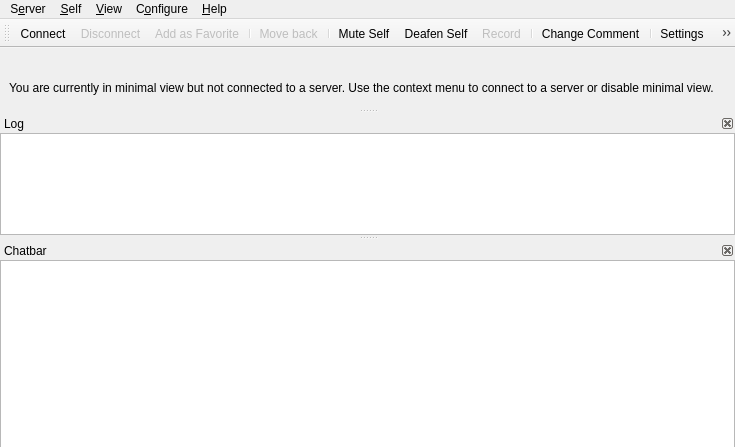
<?xml version="1.0" encoding="UTF-8"?>
<ui version="4.0">
 <class>MainWindow</class>
 <widget class="QMainWindow" name="MainWindow">
  <property name="geometry">
   <rect>
    <x>0</x>
    <y>0</y>
    <width>735</width>
    <height>435</height>
   </rect>
  </property>
  <property name="windowTitle">
   <string>Mumble</string>
  </property>
  <property name="dockOptions">
   <set>QMainWindow::AllowNestedDocks|QMainWindow::AnimatedDocks</set>
  </property>
  <property name="unifiedTitleAndToolBarOnMac">
   <bool>true</bool>
  </property>
  <widget class="UserView" name="qtvUsers">
   <property name="contextMenuPolicy">
    <enum>Qt::CustomContextMenu</enum>
   </property>
   <property name="acceptDrops">
    <bool>true</bool>
   </property>
   <property name="dragEnabled">
    <bool>true</bool>
   </property>
   <property name="rootIsDecorated">
    <bool>false</bool>
   </property>
   <property name="uniformRowHeights">
    <bool>true</bool>
   </property>
   <property name="headerHidden">
    <bool>true</bool>
   </property>
   <attribute name="headerVisible">
    <bool>false</bool>
   </attribute>
  </widget>
  <widget class="QMenuBar" name="menubar">
   <property name="geometry">
    <rect>
     <x>0</x>
     <y>0</y>
     <width>735</width>
     <height>32</height>
    </rect>
   </property>
   <widget class="QMenu" name="qmConfig">
    <property name="title">
     <string>C&amp;onfigure</string>
    </property>
    <addaction name="qaConfigDialog"/>
   </widget>
   <widget class="QMenu" name="qmHelp">
    <property name="title">
     <string>&amp;Help</string>
    </property>
    <addaction name="qaHelpWhatsThis"/>
    <addaction name="separator"/>
    <addaction name="qaHelpAbout"/>
    <addaction name="qaHelpAboutQt"/>
    <addaction name="separator"/>
    <addaction name="qaHelpVersionCheck"/>
   </widget>
   <widget class="QMenu" name="qmServer">
    <property name="title">
     <string>S&amp;erver</string>
    </property>
   </widget>
   <widget class="QMenu" name="qmSelf">
    <property name="title">
     <string>&amp;Self</string>
    </property>
    <addaction name="qaAudioMute"/>
    <addaction name="qaAudioDeaf"/>
    <addaction name="qaSelfPrioritySpeaker"/>
    <addaction name="separator"/>
    <addaction name="qaRecording"/>
    <addaction name="separator"/>
    <addaction name="qaSelfComment"/>
    <addaction name="qaServerTexture"/>
    <addaction name="qaServerTextureRemove"/>
    <addaction name="separator"/>
    <addaction name="qaSelfRegister"/>
    <addaction name="qaAudioStats"/>
   </widget>
   <widget class="QMenu" name="qmView">
    <property name="title">
     <string>&amp;View</string>
    </property>
    <addaction name="qaToggleFullScreen"/>
   </widget>
   <addaction name="qmServer"/>
   <addaction name="qmSelf"/>
   <addaction name="qmView"/>
   <addaction name="qmConfig"/>
   <addaction name="qmHelp"/>
   
  </widget>
  <widget class="QDockWidget" name="qdwLog">
   <property name="minimumSize">
    <size>
     <width>250</width>
     <height>121</height>
    </size>
   </property>
   <property name="features">
    <set>QDockWidget::DockWidgetClosable|QDockWidget::DockWidgetMovable</set>
   </property>
   <property name="windowTitle">
    <string>Log</string>
   </property>
   <attribute name="dockWidgetArea">
    <number>1</number>
   </attribute>
   <widget class="LogTextBrowser" name="qteLog">
    <property name="contextMenuPolicy">
     <enum>Qt::CustomContextMenu</enum>
    </property>
    <property name="whatsThis">
     <string>This shows all recent activity. Connecting to servers, errors and information messages all show up here.&lt;br /&gt;To configure exactly which messages show up here, use the &lt;b&gt;Settings&lt;/b&gt; command from the menu.</string>
    </property>
    <property name="accessibleName">
     <string>Activity log</string>
    </property>
    <property name="openLinks">
     <bool>false</bool>
    </property>
   </widget>
  </widget>
  <widget class="QDockWidget" name="qdwChat">
   <property name="sizePolicy">
    <sizepolicy hsizetype="Preferred" vsizetype="Preferred">
     <horstretch>0</horstretch>
     <verstretch>0</verstretch>
    </sizepolicy>
   </property>
   <property name="toolTip">
    <string/>
   </property>
   <property name="whatsThis">
    <string>This is the chatbar&lt;br /&gt;If you enter text here and then press enter the text is sent to the user or channel that was selected. If nothing is selected the message is sent to your current channel.</string>
   </property>
   <property name="features">
    <set>QDockWidget::DockWidgetClosable|QDockWidget::DockWidgetMovable</set>
   </property>
   <property name="windowTitle">
    <string>Chatbar</string>
   </property>
   <attribute name="dockWidgetArea">
    <number>1</number>
   </attribute>
   <widget class="ChatbarTextEdit" name="qteChat">
    <property name="sizePolicy">
     <sizepolicy hsizetype="Expanding" vsizetype="MinimumExpanding">
      <horstretch>0</horstretch>
      <verstretch>0</verstretch>
     </sizepolicy>
    </property>
    <property name="maximumSize">
     <size>
      <width>16777215</width>
      <height>16777215</height>
     </size>
    </property>
    <property name="accessibleName">
     <string>Enter chat message</string>
    </property>
    <property name="acceptRichText">
     <bool>false</bool>
    </property>
   </widget>
  </widget>
  <widget class="QToolBar" name="qtIconToolbar">
   <property name="windowTitle">
    <string>Icon Toolbar</string>
   </property>
   <attribute name="toolBarArea">
    <enum>TopToolBarArea</enum>
   </attribute>
   <attribute name="toolBarBreak">
    <bool>false</bool>
   </attribute>
   <addaction name="qaServerConnect"/>
   <addaction name="qaServerDisconnect"/>
   <addaction name="qaServerAddToFavorites"/>
   <addaction name="separator"/>
   <addaction name="qaMoveBack"/>
   <addaction name="separator"/>
   <addaction name="qaAudioMute"/>
   <addaction name="qaAudioDeaf"/>
   <addaction name="qaRecording"/>
   <addaction name="separator"/>
   <addaction name="qaSelfComment"/>
   <addaction name="separator"/>
   <addaction name="qaConfigDialog"/>
   <addaction name="separator"/>
   <addaction name="qaFilterToggle"/>
   <addaction name="separator"/>
   <addaction name="qaSearch"/>
  </widget>
  <widget class="QDockWidget" name="qdwMinimalViewNote">
   <property name="sizePolicy">
    <sizepolicy hsizetype="Expanding" vsizetype="Fixed">
     <horstretch>0</horstretch>
     <verstretch>0</verstretch>
    </sizepolicy>
   </property>
   <property name="floating">
    <bool>false</bool>
   </property>
   <property name="features">
    <set>QDockWidget::NoDockWidgetFeatures</set>
   </property>
   <property name="allowedAreas">
    <set>Qt::AllDockWidgetAreas</set>
   </property>
   <attribute name="dockWidgetArea">
    <number>4</number>
   </attribute>
   <widget class="QWidget" name="dockWidgetContents">
    <layout class="QHBoxLayout" name="horizontalLayout">
     <property name="spacing">
      <number>0</number>
     </property>
     <property name="topMargin">
      <number>0</number>
     </property>
     <property name="bottomMargin">
      <number>0</number>
     </property>
     <item>
      <widget class="QLabel" name="label">
       <property name="sizePolicy">
        <sizepolicy hsizetype="Expanding" vsizetype="Fixed">
         <horstretch>0</horstretch>
         <verstretch>0</verstretch>
        </sizepolicy>
       </property>
       <property name="text">
        <string>You are currently in minimal view but not connected to a server. Use the context menu to connect to a server or disable minimal view.</string>
       </property>
       <property name="wordWrap">
        <bool>true</bool>
       </property>
      </widget>
     </item>
    </layout>
   </widget>
  </widget>
  <action name="qaQuit">
   <property name="text">
    <string>&amp;Quit Mumble</string>
   </property>
   <property name="toolTip">
    <string>Closes the program</string>
   </property>
   <property name="whatsThis">
    <string>Exits the application.</string>
   </property>
   <property name="menuRole">
    <enum>QAction::QuitRole</enum>
   </property>
   <property name="shortcut">
    <string>Ctrl+Q</string>
   </property>
  </action>
  <action name="qaServerConnect">
   <property name="icon">
    <iconset>
     <normaloff>skin:categories/applications-internet.svg</normaloff>skin:categories/applications-internet.svg</iconset>
   </property>
   <property name="text">
    <string>&amp;Connect...</string>
   </property>
   <property name="toolTip">
    <string>Open the server connection dialog</string>
   </property>
   <property name="whatsThis">
    <string>Shows a dialog of registered servers, and also allows quick-connect.</string>
   </property>
   <property name="iconVisibleInMenu">
    <bool>true</bool>
   </property>
  </action>
  <action name="qaServerDisconnect">
   <property name="enabled">
    <bool>false</bool>
   </property>
   <property name="text">
    <string>&amp;Disconnect</string>
   </property>
   <property name="icon">
    <iconset>
     <normaloff>skin:disconnect.svg</normaloff>skin:disconnect.svg</iconset>
   </property>
   <property name="toolTip">
    <string>Disconnect from server</string>
   </property>
   <property name="whatsThis">
    <string>Disconnects you from the server.</string>
   </property>
  </action>
  <action name="qaServerAddToFavorites">
   <property name="enabled">
    <bool>false</bool>
   </property>
   <property name="icon">
    <iconset>
     <normaloff>skin:emblems/emblem-favorite.svg</normaloff>skin:emblems/emblem-favorite.svg</iconset>
   </property>
   <property name="text">
    <string>Add as &amp;Favorite</string>
   </property>
   <property name="toolTip">
    <string>Add current server as favorite</string>
   </property>
   <property name="whatsThis">
    <string>This adds the server you are currently connected to as favorite to the known connections.</string>
   </property>
  </action>
  <action name="qaServerBanList">
   <property name="enabled">
    <bool>false</bool>
   </property>
   <property name="text">
    <string>&amp;Ban List</string>
   </property>
   <property name="toolTip">
    <string>Edit ban list on server</string>
   </property>
   <property name="whatsThis">
    <string>This lets you edit the server-side IP ban list.</string>
   </property>
  </action>
  <action name="qaServerInformation">
   <property name="enabled">
    <bool>false</bool>
   </property>
   <property name="icon">
    <iconset>
     <normaloff>skin:Information_icon.svg</normaloff>skin:Information_icon.svg</iconset>
   </property>
   <property name="text">
    <string>&amp;Information</string>
   </property>
   <property name="toolTip">
    <string>Show information about the server connection</string>
   </property>
   <property name="whatsThis">
    <string>This will show extended information about the connection to the server.</string>
   </property>
   <property name="iconVisibleInMenu">
    <bool>true</bool>
   </property>
  </action>
  <action name="qaUserKick">
   <property name="text">
    <string>&amp;Kick...</string>
   </property>
   <property name="toolTip">
    <string>Kick user (with reason)</string>
   </property>
   <property name="whatsThis">
    <string>Kick selected user off server. You'll be asked to specify a reason.</string>
   </property>
  </action>
  <action name="qaUserMute">
   <property name="checkable">
    <bool>true</bool>
   </property>
   <property name="text">
    <string>&amp;Mute</string>
   </property>
   <property name="toolTip">
    <string>Mute user</string>
   </property>
   <property name="whatsThis">
    <string>Mute or unmute user on server. Unmuting a deafened user will also undeafen them.</string>
   </property>
  </action>
  <action name="qaUserBan">
   <property name="text">
    <string>&amp;Ban...</string>
   </property>
   <property name="toolTip">
    <string>Kick and ban user (with reason)</string>
   </property>
   <property name="whatsThis">
    <string>Kick and ban selected user from server. You'll be asked to specify a reason.</string>
   </property>
  </action>
  <action name="qaUserDeaf">
   <property name="checkable">
    <bool>true</bool>
   </property>
   <property name="text">
    <string>&amp;Deafen</string>
   </property>
   <property name="toolTip">
    <string>Deafen user</string>
   </property>
   <property name="whatsThis">
    <string>Deafen or undeafen user on server. Deafening a user will also mute them.</string>
   </property>
  </action>
  <action name="qaUserLocalIgnore">
   <property name="checkable">
    <bool>true</bool>
   </property>
   <property name="text">
    <string>Ig&amp;nore Messages</string>
   </property>
   <property name="toolTip">
    <string>Locally ignore user's text chat messages.</string>
   </property>
   <property name="whatsThis">
    <string>Silently drops all text messages from the user.</string>
   </property>
  </action>
  <action name="qaUserLocalMute">
   <property name="checkable">
    <bool>true</bool>
   </property>
   <property name="text">
    <string>&amp;Local Mute</string>
   </property>
   <property name="toolTip">
    <string>Mute user locally</string>
   </property>
   <property name="whatsThis">
    <string>Mute or unmute user locally. Use this on other users in the same room.</string>
   </property>
  </action>
  <action name="qaUserTextMessage">
   <property name="text">
    <string>&amp;Send Message...</string>
   </property>
   <property name="toolTip">
    <string>Send a Text Message</string>
   </property>
   <property name="whatsThis">
    <string>Sends a text message to another user.</string>
   </property>
  </action>
  <action name="qaUserLocalNickname">
   <property name="text">
    <string>Set Ni&amp;ckname...</string>
   </property>
   <property name="toolTip">
    <string>Set a local nickname</string>
   </property>
   <property name="whatsThis">
    <string>Sets a local nickname for another user.</string>
   </property>
  </action>
  <action name="qaChannelAdd">
   <property name="text">
    <string>&amp;Add...</string>
   </property>
   <property name="toolTip">
    <string>Add new channel</string>
   </property>
   <property name="whatsThis">
    <string>This adds a new sub-channel to the currently selected channel.</string>
   </property>
  </action>
  <action name="qaChannelRemove">
   <property name="text">
    <string>&amp;Remove...</string>
   </property>
   <property name="toolTip">
    <string>Remove channel</string>
   </property>
   <property name="whatsThis">
    <string>This removes a channel and all sub-channels.</string>
   </property>
  </action>
  <action name="qaChannelACL">
   <property name="text">
    <string>&amp;Edit...</string>
   </property>
   <property name="toolTip">
    <string>Edit Groups and ACL for channel</string>
   </property>
   <property name="whatsThis">
    <string>This opens the Group and ACL dialog for the channel, to control permissions.</string>
   </property>
  </action>
  <action name="qaChannelLink">
   <property name="text">
    <string>L&amp;ink</string>
   </property>
   <property name="toolTip">
    <string>Link your channel to another channel</string>
   </property>
   <property name="whatsThis">
    <string>This links your current channel to the selected channel. If users in a channel have permission to speak in the other channel, users can now hear each other. This is a permanent link, and will last until manually unlinked or the server is restarted. Please see the shortcuts for push-to-link.</string>
   </property>
  </action>
  <action name="qaChannelUnlink">
   <property name="text">
    <string comment="Channel">&amp;Unlink</string>
   </property>
   <property name="toolTip">
    <string>Unlink your channel from another channel</string>
   </property>
   <property name="whatsThis">
    <string>This unlinks your current channel from the selected channel.</string>
   </property>
  </action>
  <action name="qaChannelUnlinkAll">
   <property name="text">
    <string>U&amp;nlink All</string>
   </property>
   <property name="toolTip">
    <string>Unlinks your channel from all linked channels.</string>
   </property>
   <property name="whatsThis">
    <string>This unlinks your current channel (not the selected one) from all linked channels.</string>
   </property>
  </action>
  <action name="qaAudioReset">
   <property name="text">
    <string>&amp;Reset</string>
   </property>
   <property name="toolTip">
    <string>Reset audio preprocessor</string>
   </property>
   <property name="whatsThis">
    <string>This will reset the audio preprocessor, including noise cancellation, automatic gain and voice activity detection. If something suddenly worsens the audio environment (like dropping the microphone) and it was temporary, use this to avoid having to wait for the preprocessor to readjust.</string>
   </property>
  </action>
  <action name="qaAudioMute">
   <property name="checkable">
    <bool>true</bool>
   </property>
   <property name="icon">
    <iconset>
     <normaloff>skin:actions/audio-input-microphone.svg</normaloff>
     <normalon>skin:actions/audio-input-microphone-muted.svg</normalon>
     <activeon>skin:actions/audio-input-microphone-muted.svg</activeon>skin:actions/audio-input-microphone.svg</iconset>
   </property>
   <property name="text">
    <string>M&amp;ute Self</string>
   </property>
   <property name="whatsThis">
    <string>Mute or unmute yourself. When muted, you will not send any data to the server. Unmuting while deafened will also undeafen.</string>
   </property>
   <property name="iconVisibleInMenu">
    <bool>false</bool>
   </property>
  </action>
  <action name="qaAudioDeaf">
   <property name="checkable">
    <bool>true</bool>
   </property>
   <property name="icon">
    <iconset>
     <normaloff>skin:self_undeafened.svg</normaloff>
     <normalon>skin:deafened_self.svg</normalon>
     <activeon>skin:deafened_self.svg</activeon>skin:self_undeafened.svg</iconset>
   </property>
   <property name="text">
    <string>D&amp;eafen Self</string>
   </property>
   <property name="whatsThis">
    <string>Deafen or undeafen yourself. When deafened, you will not hear anything. Deafening yourself will also mute.</string>
   </property>
   <property name="iconVisibleInMenu">
    <bool>false</bool>
   </property>
  </action>
  <action name="qaAudioTTS">
   <property name="checkable">
    <bool>true</bool>
   </property>
   <property name="text">
    <string>&amp;Text-To-Speech</string>
   </property>
   <property name="toolTip">
    <string>Toggle Text-To-Speech</string>
   </property>
   <property name="whatsThis">
    <string>Enable or disable the text-to-speech engine. Only messages enabled for TTS in the Configuration dialog will actually be spoken.</string>
   </property>
  </action>
  <action name="qaAudioStats">
   <property name="text">
    <string>Audio &amp;Statistics</string>
   </property>
   <property name="toolTip">
    <string>Display audio statistics</string>
   </property>
   <property name="whatsThis">
    <string>Pops up a small dialog with information about your current audio input.</string>
   </property>
  </action>
  <action name="qaToggleFullScreen">
   <property name="text">
    <string>Toggle Full Screen</string>
   </property>
   <property name="shortcut">
    <string>F11</string>
   </property>
   <property name="shortcutContext">
    <enum>Qt::WindowShortcut</enum>
   </property>
  </action>
  <action name="qaAudioUnlink">
   <property name="text">
    <string>&amp;Unlink Plugins</string>
   </property>
   <property name="toolTip">
    <string>Forcibly unlink plugin</string>
   </property>
   <property name="whatsThis">
    <string>This forces the current plugin to unlink, which is handy if it is reading completely wrong data.</string>
   </property>
  </action>
  <action name="qaConfigDialog">
   <property name="icon">
    <iconset>
     <normaloff>skin:config_basic.png</normaloff>skin:config_basic.png</iconset>
   </property>
   <property name="text">
    <string>&amp;Settings</string>
   </property>
   <property name="toolTip">
    <string>Configure Mumble</string>
   </property>
   <property name="whatsThis">
    <string>Allows you to change most settings for Mumble.</string>
   </property>
   <property name="menuRole">
    <enum>QAction::PreferencesRole</enum>
   </property>
   <property name="iconVisibleInMenu">
    <bool>true</bool>
   </property>
  </action>
  <action name="qaFilterToggle">
   <property name="checkable">
    <bool>true</bool>
   </property>
   <property name="icon">
    <iconset>
     <normaloff>skin:filter_off.svg</normaloff>
     <normalon>skin:filter_on.svg</normalon>
     <activeon>skin:filter_on.svg</activeon>skin:filter_off.svg</iconset>
   </property>
   <property name="text">
    <string>Channel &amp;Filter</string>
   </property>
   <property name="toolTip">
    <string>Toggle the channel filter (Alt+F)</string>
   </property>
   <property name="whatsThis">
    <string>Enable or disable the filtering of select channels.
By default all empty channels will be filtered.
You can mark additional channels for filtering from
the channel's context menu.</string>
   </property>
   <property name="shortcut">
    <string>Alt+F</string>
   </property>
   <property name="iconVisibleInMenu">
    <bool>false</bool>
   </property>
  </action>
  <action name="qaAudioWizard">
   <property name="text">
    <string>&amp;Audio Wizard...</string>
   </property>
   <property name="toolTip">
    <string>Start the audio configuration wizard</string>
   </property>
   <property name="whatsThis">
    <string>This will guide you through the process of configuring your audio hardware.</string>
   </property>
  </action>
  <action name="qaDeveloperConsole">
   <property name="text">
    <string>Developer &amp;Console</string>
   </property>
   <property name="toolTip">
    <string>Show the Developer Console</string>
   </property>
   <property name="whatsThis">
    <string>Shows the Mumble Developer Console, where Mumble's log output can be inspected.</string>
   </property>
  </action>
  <action name="qaPositionalAudioViewer">
   <property name="text">
    <string>Positional &amp;Audio Viewer</string>
   </property>
   <property name="toolTip">
    <string>Show the Positional Audio Viewer</string>
   </property>
   <property name="whatsThis">
    <string>Shows the Positional Audio Viewer. In it the current information used for positional audio can be inspected. Context and identity are also shown.</string>
   </property>
  </action>
  <action name="qaHelpWhatsThis">
   <property name="text">
    <string>&amp;What's This?</string>
   </property>
   <property name="toolTip">
    <string>Enter What's This? mode</string>
   </property>
   <property name="whatsThis">
    <string>Click this to enter &quot;What's This?&quot; mode. Your cursor will turn into a question mark. Click on any button, menu choice or area to show a description of what it is.</string>
   </property>
  </action>
  <action name="qaHelpAbout">
   <property name="text">
    <string>&amp;About</string>
   </property>
   <property name="toolTip">
    <string>Information about Mumble</string>
   </property>
   <property name="whatsThis">
    <string>Shows a small dialog with information and license for Mumble.</string>
   </property>
   <property name="menuRole">
    <enum>QAction::AboutRole</enum>
   </property>
  </action>
  <action name="qaHelpAboutSpeex">
   <property name="text">
    <string>About &amp;Speex...</string>
   </property>
   <property name="toolTip">
    <string>Information about Speex</string>
   </property>
   <property name="whatsThis">
    <string>Shows a small dialog with information about Speex.</string>
   </property>
   <property name="menuRole">
    <enum>QAction::ApplicationSpecificRole</enum>
   </property>
  </action>
  <action name="qaHelpAboutQt">
   <property name="text">
    <string>About &amp;Qt</string>
   </property>
   <property name="toolTip">
    <string>Information about Qt</string>
   </property>
   <property name="whatsThis">
    <string>Shows a small dialog with information about Qt.</string>
   </property>
   <property name="menuRole">
    <enum>QAction::AboutQtRole</enum>
   </property>
  </action>
  <action name="qaHelpVersionCheck">
   <property name="text">
    <string>Check for &amp;Updates</string>
   </property>
   <property name="toolTip">
    <string>Check for new version of Mumble</string>
   </property>
   <property name="whatsThis">
    <string>Connects to the Mumble webpage to check if a new version is available, and notifies you with an appropriate download URL if this is the case.</string>
   </property>
  </action>
  <action name="qaChannelSendMessage">
   <property name="text">
    <string>&amp;Send Message...</string>
   </property>
   <property name="toolTip">
    <string>Send a Text Message</string>
   </property>
   <property name="whatsThis">
    <string>Sends a text message to all users in a channel.</string>
   </property>
  </action>
  <action name="qaChannelCopyURL">
   <property name="text">
    <string>&amp;Copy URL</string>
   </property>
   <property name="toolTip">
    <string>Copies a link to this channel to the clipboard.</string>
   </property>
   <property name="whatsThis">
    <string>Copies a link to this channel to the clipboard.</string>
   </property>
  </action>
  <action name="qaConfigMinimal">
   <property name="checkable">
    <bool>true</bool>
   </property>
   <property name="text">
    <string>&amp;Minimal View</string>
   </property>
   <property name="toolTip">
    <string>Toggle minimal window modes</string>
   </property>
   <property name="whatsThis">
    <string>This will toggle minimal mode, where the log window and menu is hidden.</string>
   </property>
  </action>
  <action name="qaConfigHideFrame">
   <property name="checkable">
    <bool>true</bool>
   </property>
   <property name="text">
    <string>Hide Frame</string>
   </property>
   <property name="toolTip">
    <string>Toggle showing frame on minimal window</string>
   </property>
   <property name="whatsThis">
    <string>This will toggle whether the minimal window should have a frame for moving and resizing.</string>
   </property>
  </action>
  <action name="qaConfigCert">
   <property name="text">
    <string>&amp;Certificate Wizard...</string>
   </property>
   <property name="toolTip">
    <string>Configure certificates for strong authentication</string>
   </property>
   <property name="whatsThis">
    <string>This starts the wizard for creating, importing and exporting certificates for authentication against servers.</string>
   </property>
  </action>
  <action name="qaUserRegister">
   <property name="text">
    <string>Re&amp;gister...</string>
   </property>
   <property name="toolTip">
    <string>Register user on server</string>
   </property>
   <property name="whatsThis">
    <string>This will permanently register the user on the server.</string>
   </property>
  </action>
  <action name="qaUserFriendAdd">
   <property name="icon">
    <iconset>
     <normaloff>skin:emblems/emblem-favorite.svg</normaloff>skin:emblems/emblem-favorite.svg</iconset>
   </property>
   <property name="text">
    <string>Add &amp;Friend</string>
   </property>
   <property name="toolTip">
    <string>Adds a user as your friend.</string>
   </property>
   <property name="whatsThis">
    <string>This will add the user as a friend, so you can recognize him on this and other servers.</string>
   </property>
   <property name="iconVisibleInMenu">
    <bool>true</bool>
   </property>
  </action>
  <action name="qaUserFriendRemove">
   <property name="text">
    <string>&amp;Remove Friend</string>
   </property>
   <property name="toolTip">
    <string>Removes a user from your friends.</string>
   </property>
   <property name="whatsThis">
    <string>This will remove a user from your friends list.</string>
   </property>
  </action>
  <action name="qaUserFriendUpdate">
   <property name="text">
    <string>&amp;Update Friend</string>
   </property>
   <property name="toolTip">
    <string>Update name of your friend.</string>
   </property>
   <property name="whatsThis">
    <string>Your friend uses a different name than what is in your database. This will update the name.</string>
   </property>
  </action>
  <action name="qaServerUserList">
   <property name="text">
    <string>Registered &amp;Users</string>
   </property>
   <property name="toolTip">
    <string>Edit registered users list</string>
   </property>
   <property name="whatsThis">
    <string>This opens the editor for registered users, which allow you to change their name or unregister them.</string>
   </property>
  </action>
  <action name="qaServerTexture">
   <property name="text">
    <string>Change &amp;Avatar...</string>
   </property>
   <property name="toolTip">
    <string>Change your avatar image on this server</string>
   </property>
  </action>
  <action name="qaServerTokens">
   <property name="text">
    <string>&amp;Access Tokens</string>
   </property>
   <property name="toolTip">
    <string>Add or remove text-based access tokens</string>
   </property>
  </action>
  <action name="qaServerTextureRemove">
   <property name="text">
    <string>Remo&amp;ve Avatar</string>
   </property>
   <property name="toolTip">
    <string>Remove currently defined avatar image.</string>
   </property>
  </action>
  <action name="qaUserCommentReset">
   <property name="text">
    <string>Reset Commen&amp;t...</string>
   </property>
   <property name="toolTip">
    <string>Reset the comment of the selected user.</string>
   </property>
  </action>
  <action name="qaUserTextureReset">
   <property name="text">
    <string>Remo&amp;ve Avatar...</string>
   </property>
   <property name="toolTip">
    <string>Remove the avatar of the selected user.</string>
   </property>
  </action>
  <action name="qaChannelJoin">
   <property name="text">
    <string>&amp;Join</string>
   </property>
  </action>
  <action name="qaChannelHide">
   <property name="checkable">
    <bool>true</bool>
   </property>
   <property name="text">
    <string>&amp;Hide When Filtering</string>
   </property>
  </action>
  <action name="qaChannelPin">
   <property name="checkable">
    <bool>true</bool>
   </property>
   <property name="text">
    <string>&amp;Pin When Filtering</string>
   </property>
  </action>
  <action name="qaUserCommentView">
   <property name="text">
    <string>Vie&amp;w Comment</string>
   </property>
   <property name="toolTip">
    <string>View comment in editor</string>
   </property>
  </action>
  <action name="qaUserInformation">
   <property name="icon">
    <iconset>
     <normaloff>skin:Information_icon.svg</normaloff>skin:Information_icon.svg</iconset>
   </property>
   <property name="text">
    <string>&amp;Information</string>
   </property>
   <property name="toolTip">
    <string>Query server for connection information for user</string>
   </property>
   <property name="iconVisibleInMenu">
    <bool>true</bool>
   </property>
  </action>
  <action name="qaSelfComment">
   <property name="icon">
    <iconset>
     <normaloff>skin:self_comment.svg</normaloff>skin:self_comment.svg</iconset>
   </property>
   <property name="text">
    <string>&amp;Change Comment...</string>
   </property>
   <property name="toolTip">
    <string>Change your own comment</string>
   </property>
   <property name="iconVisibleInMenu">
    <bool>true</bool>
   </property>
   <property name="whatsThis">
    <string>This will open the rich text editor to change your comment. Comments are separate for each server. Other users can read your comment by hovering over the comment icon in the user and channel tree.</string>
   </property>
  </action>
  <action name="qaSelfRegister">
   <property name="text">
    <string>Re&amp;gister...</string>
   </property>
   <property name="toolTip">
    <string>Register yourself on the server</string>
   </property>
  </action>
  <action name="qaUserPrioritySpeaker">
   <property name="checkable">
    <bool>true</bool>
   </property>
   <property name="text">
    <string>&amp;Priority Speaker</string>
   </property>
  </action>
  <action name="qaSelfPrioritySpeaker">
   <property name="checkable">
    <bool>true</bool>
   </property>
   <property name="text">
    <string>&amp;Priority Speaker</string>
   </property>
  </action>
  <action name="qaRecording">
   <property name="enabled">
    <bool>false</bool>
   </property>
   <property name="icon">
    <iconset>
     <normaloff>skin:actions/media-record.svg</normaloff>skin:actions/media-record.svg</iconset>
   </property>
   <property name="text">
    <string>&amp;Record...</string>
   </property>
   <property name="whatsThis">
    <string>This will open the audio recording dialog.</string>
   </property>
   <property name="iconVisibleInMenu">
    <bool>true</bool>
   </property>
  </action>
  <action name="qaChannelListen">
   <property name="checkable">
    <bool>true</bool>
   </property>
   <property name="text">
    <string>&amp;Listen To Channel</string>
   </property>
   <property name="toolTip">
    <string>Listen to this channel without joining it</string>
   </property>
  </action>
  <action name="qaTalkingUIToggle">
   <property name="checkable">
    <bool>true</bool>
   </property>
   <property name="text">
    <string>Talking &amp;UI</string>
   </property>
   <property name="toolTip">
    <string>Toggles the visibility of the TalkingUI.</string>
   </property>
  </action>
  <action name="qaUserJoin">
   <property name="text">
    <string>&amp;Join User's Channel</string>
   </property>
   <property name="toolTip">
    <string>Joins the channel of this user.</string>
   </property>
  </action>
  <action name="qaUserMove">
   <property name="text">
    <string>M&amp;ove To Own Channel</string>
   </property>
   <property name="toolTip">
    <string>Moves this user to your current channel.</string>
   </property>
  </action>
  <action name="qaUserLocalIgnoreTTS">
   <property name="checkable">
    <bool>true</bool>
   </property>
   <property name="text">
    <string>Disable Te&amp;xt-To-Speech</string>
   </property>
   <property name="toolTip">
    <string>Locally disable Text-To-Speech for this user's text chat messages.</string>
   </property>
   <property name="whatsThis">
    <string>Silently disables Text-To-Speech for all text messages from the user.</string>
   </property>
  </action>
  <action name="qaSearch">
   <property name="icon">
    <iconset>
     <normaloff>skin:magnifier.svg</normaloff>skin:magnifier.svg</iconset>
   </property>
   <property name="text">
    <string>&amp;Search...</string>
   </property>
   <property name="toolTip">
    <string>Search for a user or channel (Ctrl+F)</string>
   </property>
   <property name="whatsThis">
    <string>This will open the search dialog. It's used to find channels and users in the current server.</string>
   </property>
   <property name="shortcut">
    <string>Ctrl+F</string>
   </property>
  </action>
  <action name="qaMoveBack">
   <property name="enabled">
    <bool>false</bool>
   </property>
   <property name="icon">
    <iconset>
     <normaloff>skin:arrow_left.svg</normaloff>skin:arrow_left.svg</iconset>
   </property>
   <property name="text">
    <string>M&amp;ove back</string>
   </property>
   <property name="toolTip">
    <string>Moves you back to the previous channel</string>
   </property>
  </action>
 </widget>
 <customwidgets>
  <customwidget>
   <class>UserView</class>
   <extends>QTreeView</extends>
   <header>UserView.h</header>
  </customwidget>
  <customwidget>
   <class>ChatbarTextEdit</class>
   <extends>QTextEdit</extends>
   <header>CustomElements.h</header>
  </customwidget>
  <customwidget>
   <class>LogTextBrowser</class>
   <extends>QTextBrowser</extends>
   <header>CustomElements.h</header>
  </customwidget>
 </customwidgets>
 <resources/>
 <connections/>
</ui>
